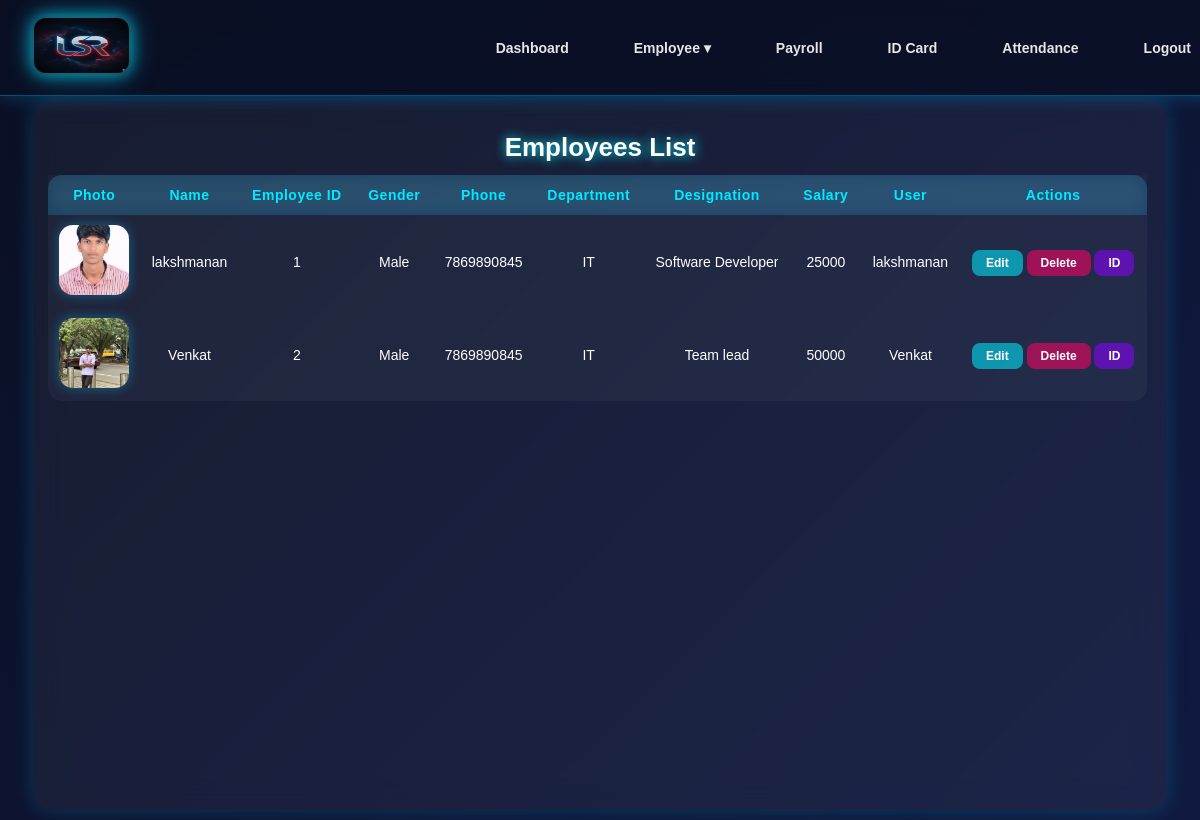
The page /employee/ on the database as committed earlier.
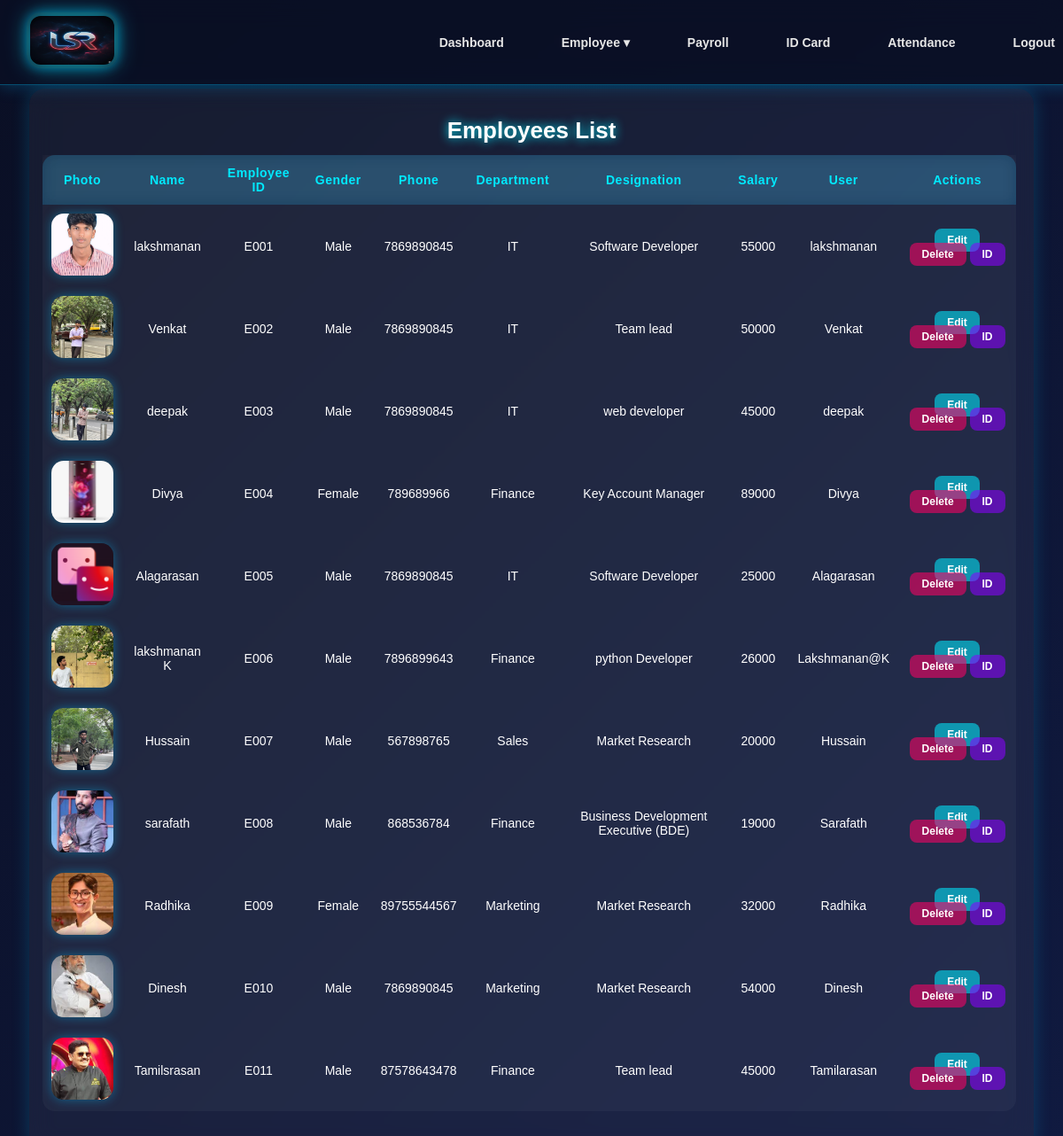
The same page on the database as committed later.
### app/models.py (models this page shows, shortened)
class Employees(models.Model):
    user = models.OneToOneField(CustomUser, on_delete=models.CASCADE, null=True, blank=True)
    name = models.CharField(max_length=20)
    emp_id = models.CharField(max_length=20, unique=True, blank=True)
    Gender = models.CharField(choices=[('Male','Male'),('Female','Female'),('other','other')])
    phone = models.IntegerField()
    depertment = models.CharField(choices=[('HR','HR'),('IT','IT'),('Finance','Finance'),('Marketing','Marketing'),('Sales','Sales')])
    designation = models.CharField(max_length=50)
    salary = models.IntegerField()
    photo = models.ImageField(upload_to='image', blank=True, null=True)

class CustomUser(AbstractUser):
    roles = [("hr","HR"),("employee","Employee")]
    role = models.CharField(choices=roles)

### app/views.py (the view)
# urls.py: path('employee/',employee_view,name="employee"),
def employee_view(request):
    emp = Employees.objects.all()
    return render(request, 'employee.html', {'emp': emp})

### app/templates/employee.html (shortened to what this page needs)
<!DOCTYPE html>
<html lang="en">
<head>
    {% load static %}
     <link rel="stylesheet" href="{% static 'css/style.css' %}">
</head>
<body>
     {% include "hr_navbar.html" %}
    <div class="container">
        <h1 class="emp">Employees List</h1>
        <div class="table-wrapper">
            <table>
                <thead>
                    <tr>
                        <th>Photo</th>
                        <th>Name</th>
                        <th>Employee ID</th>
                        <th>Gender</th>
                        <th>Phone</th>
                        <th>Department</th>
                        <th>Designation</th>
                        <th>Salary</th>
                        <th>User</th>
                        <th>Actions</th>
                    </tr>
                </thead>
                <tbody>
                    {% for i in emp %}
                    <tr>
                        <td><img src="{{ i.photo.url }}"></td>
                        <td>{{ i.name }}</td>
                        <td>{{ i.emp_id }}</td>
                        <td>{{ i.Gender }}</td>
                        <td>{{ i.phone }}</td>
                        <td>{{ i.depertment }}</td>
                        <td>{{ i.designation }}</td>
                        <td>{{ i.salary }}</td>
                        <td>{{ i.user }}</td>
                        <td>
                            <a class="edit-btn" href="{% url 'employee_edit' i.id %}">Edit</a>
                            <a class="delete-btn" href="{% url 'employee_delete' i.id %}">Delete</a>
                            <a class="idcords" href="{% url 'create-id' i.id %}">ID</a>
                        </td>
                    </tr>
                    {% endfor %}
                </tbody>
            </table>
        </div>
    </div>
</body>
</html>

Rows that differ between the two databases and show on the page:
changed Employees "lakshmanan": emp_id "1" → "E001"; salary "25000" → "55000"
changed Employees "Venkat": emp_id "2" → "E002"
added Employees: photo (picture), name "deepak", emp_id "E003", Gender "Male", phone "7869890845", depertment "IT", designation "web developer", salary "45000", user "deepak"
added Employees: photo (picture), name "Divya", emp_id "E004", Gender "Female", phone "789689966", depertment "Finance", designation "Key Account Manager", salary "89000", user "Divya"
added Employees: photo (picture), name "Alagarasan", emp_id "E005", Gender "Male", phone "7869890845", depertment "IT", designation "Software Developer", salary "25000", user "Alagarasan"
added Employees: photo (picture), name "lakshmanan K", emp_id "E006", Gender "Male", phone "7896899643", depertment "Finance", designation "python Developer", salary "26000", user "Lakshmanan@K"
added Employees: photo (picture), name "Hussain", emp_id "E007", Gender "Male", phone "567898765", depertment "Sales", designation "Market Research", salary "20000", user "Hussain"
added Employees: photo (picture), name "sarafath", emp_id "E008", Gender "Male", phone "868536784", depertment "Finance", designation "Business Development Executive (BDE)", salary "19000", user "Sarafath"
added Employees: photo (picture), name "Radhika", emp_id "E009", Gender "Female", phone "89755544567", depertment "Marketing", designation "Market Research", salary "32000", user "Radhika"
added Employees: photo (picture), name "Dinesh", emp_id "E010", Gender "Male", phone "7869890845", depertment "Marketing", designation "Market Research", salary "54000", user "Dinesh"
added Employees: photo (picture), name "Tamilsrasan", emp_id "E011", Gender "Male", phone "87578643478", depertment "Finance", designation "Team lead", salary "45000", user "Tamilarasan"
